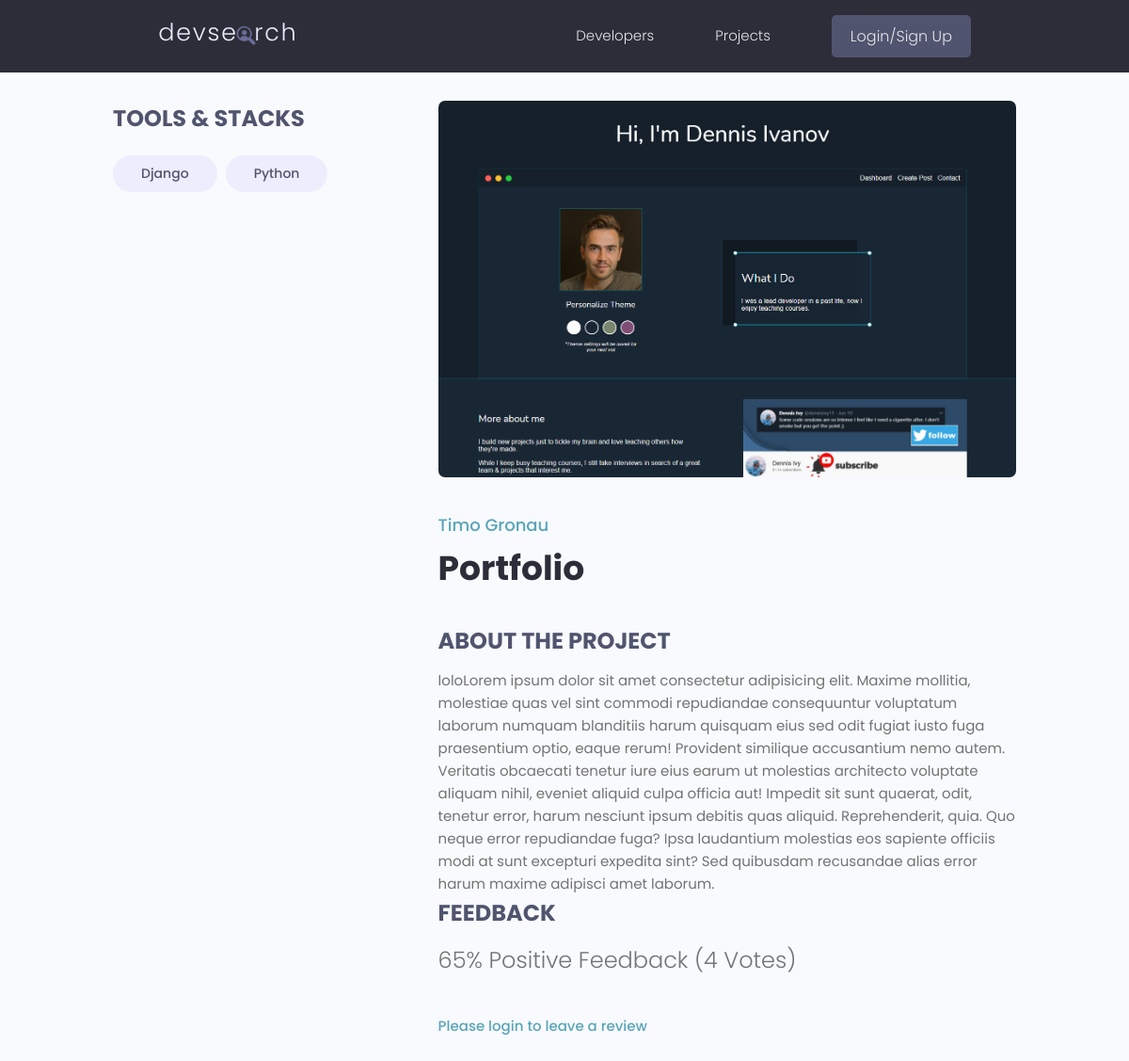
/projects/project/11c14eab-bcd9-4e35-ad6c-1d4e71dca8f7/, run on an earlier commit of the app's database.
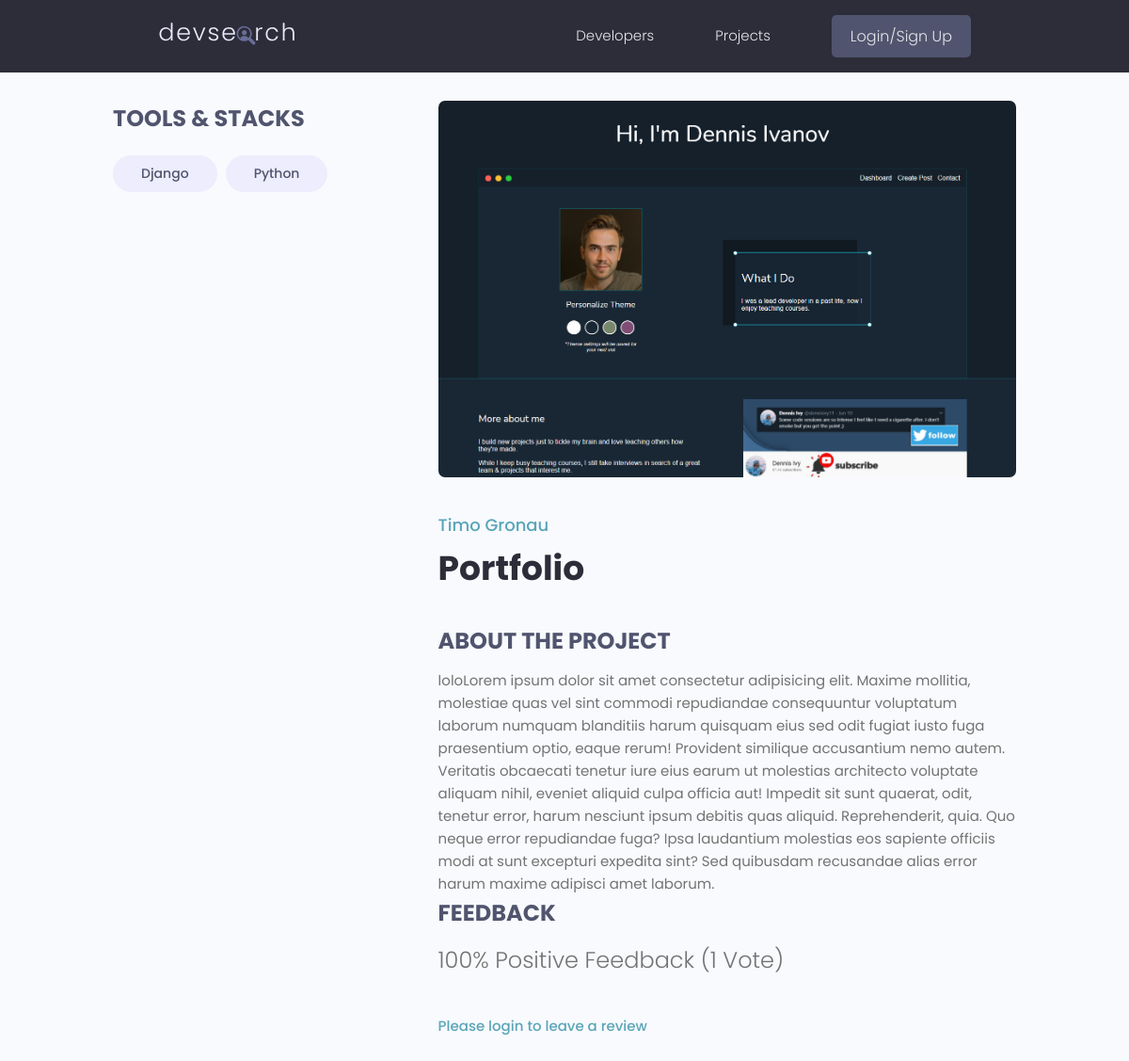
And on a later commit of the database.
### projects/models.py (models this page shows, shortened)
class Project(CreatedModifiedDateTime):
    id = models.UUIDField(default=uuid.uuid4, unique=True, primary_key=True, editable=False)
    owner = models.ForeignKey(Profile, null=True, blank=True, on_delete=models.SET_NULL)
    title = models.CharField(max_length=200)
    featured_image = models.ImageField(null=True, blank=True, default="default.jpg")
    description = models.TextField(null=True, blank=True) #blank for django, null for database
    demo_link = models.CharField(max_length=2000,null=True, blank=True)
    source_link = models.CharField(max_length=2000, null=True, blank=True)
    tags = models.ManyToManyField('Tag', blank=True) #need quotes bc Tag's below
    vote_total = models.IntegerField(default=0, null=True, blank=True)
    vote_ratio = models.IntegerField(default=0, null=True, blank=True)
    class Meta:
        ordering = ["-vote_ratio", "-vote_total"]
    @property
    def reviewers(self):
        queryset = self.review_set.all().values_list("owner__id", flat=True)
        return queryset

### users/models.py (models this page shows, shortened)
class Profile(models.Model):
    id = models.UUIDField(default=uuid.uuid4, unique=True, primary_key=True, editable=False)
    user = models.OneToOneField(User, on_delete=models.CASCADE, null=True, blank=True)
    name = models.CharField(max_length=200, null=True, blank=True)
    username = models.CharField(max_length=200, null=True, blank=True)
    location = models.CharField(max_length=200, null=True, blank=True)
    email = models.EmailField(max_length=500, blank=True, null=True)
    short_intro = models.CharField(max_length=200, null=True, blank=True)
    bio = models.TextField(blank=True, null=True)
    profile_image = models.ImageField(null=True, blank=True, upload_to="profiles/", default="profiles/user-default.png")
    social_github = models.CharField(max_length=200, null=True, blank=True)
    social_twitter = models.CharField(max_length=200, null=True, blank=True)
    social_linkedin = models.CharField(max_length=200, null=True, blank=True)
    social_stackoverflow = models.CharField(max_length=200, null=True, blank=True)
    social_website = models.CharField(max_length=200, null=True, blank=True)
    created_at = models.DateTimeField(auto_now_add=True)
    skills = models.ManyToManyField('Skill', related_name='profiles')

### projects/views.py (the view, shortened to what this page needs)
# urls.py: path("project/<str:pk>/", views.project, name = "project"),
def project(request, pk):
    project_obj = Project.objects.get(id=pk)
    form = ReviewForm()
    context = {
        "project": project_obj,
        "form": form,
    }
    return render(request, "projects/single-project.html", context)

### projects/models.py (called while the page is built)
    def __str__(self):
        return self.name

### projects/templates/projects/single-project.html (shortened to what this page needs)
{%extends 'main.html'%} {% block content %}
<main class="singleProject my-md">
    <div class="container">
      <div class="layout">
        <div class="column column--1of3">
          <h3 class="singleProject__subtitle">Tools & Stacks</h3>
          <div class="singleProject__toolStack">
            {% for tag in project.tags.all %}
                <span class="tag tag--pill tag--sub tag--lg">
                <small>{{tag}}</small>
                </span>
            {%endfor%}
          </div>
         </div>
        <div class="column column--2of3">
          <img class="singleProject__preview" src="{{project.featured_image.url }}" alt="portfolio thumbnail" />
          <a href="profile.html" class="singleProject__developer">{{project.owner.name}}</a>
          <h2 class="singleProject__title">{{project.title}}</h2>
          <h3 class="singleProject__subtitle">About the Project</h3>
          <div class="singleProject__info">
            {{project.description}}
          </div>
            <h3 class="singleProject__subtitle">Feedback</h3>
            <h5 class="project--rating">
              {{project.vote_ratio}}% Positive Feedback ({{project.vote_total}} Vote{{project.vote_total|pluralize:"s"}})
            </h5>
            {% if request.user.profile.id in project.reviewers %}
              <p>You have already submitted your vote!</p>
            {% elif request.user.profile.id == project.owner.id %}
              <p>You cannot review your own work!</p>
            {% else %}
              <a href={% url "login" %}?next={{request.path}}>Please login to leave a review</a>
            {% endif %}
        </div>
      </div>
    </div>
  </main>
{% endblock content %}

What changed in the data, as far as the page shows it:
changed Project "Portfolio": vote_ratio "65" → "100"; vote_total "4" → "1"
